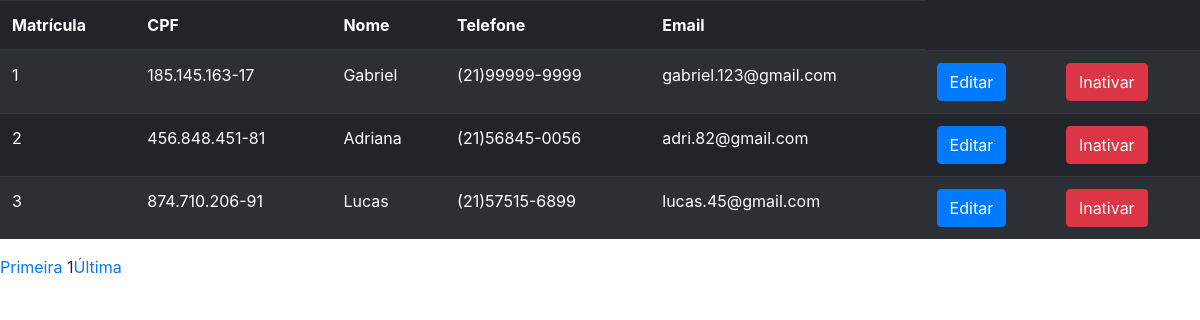
Page /relat_funcionario.php on the committed database.
### tables this page shows
create table funcionario(
	matricula integer primary key auto_increment,
	nome varchar(60) not null,
	telefone varchar(15) not null,
	cpf char(15) not null,
	qualificacao varchar(20) not null,
	experiencia varchar(20) not null,
	cep char(9) not null,
	numerocasa integer not null,
	complemento varchar(30),
	email varchar(30) not null,
	senha varchar(300) not null,
	status char(1) not null,
	foto varchar(255) not null,
	foreign key(cep) references endereco(cep));

### relat_funcionario.php (the view, shortened to what this page needs)
<?php
    require_once 'header.php';
    require_once 'conexao.php';
    $pageatual = filter_input(INPUT_GET, "page", FILTER_SANITIZE_NUMBER_INT);
    $page = (!empty($pageatual)) ? $pageatual : 1;
    $limitereg = 5;
    $inicio = ($limitereg * $page) - $limitereg;
    $busca = "SELECT matricula,nome,telefone,cpf,email
    from funcionario WHERE status='A' LIMIT $inicio,$limitereg";
    $resultado = $conn -> prepare($busca);
    $resultado -> execute();
    if(($resultado) AND ($resultado -> rowCount() !=0)){
?>
<table class="table table-striped table-dark">
  <thead>
    <tr>
      <th>Matrícula</th>
      <th>CPF</th>
      <th>Nome</th>
      <th>Telefone</th>
      <th>Email</th>
    </tr>
  </thead>
  <tbody>
<?php
  while($linha = $resultado -> fetch(PDO::FETCH_ASSOC)){
      extract($linha);
?>
    <tr>
      <td><?php echo $matricula; ?></td>
      <td><?php echo $cpf; ?></td>
      <td><?php echo $nome; ?></td>
      <td><?php echo $telefone; ?></td>
      <td><?php echo $email; ?></td>
      <td>
        <?php echo "<a href='editar.php?matricula=$matricula'>"; ?>
        <input type="submit" name="editar" class="btn btn-primary" value="Editar">
      </td>
      <td>
        <?php echo "<a href='excluir.php?matricula=$matricula'>"; ?>
        <input type="submit" name="excluir" class="btn btn-danger" value="Inativar">
      </td>
    </tr>
<?php
        }
?>
    </tbody>
    </table>
<?php
    }
  $qtregistro = "SELECT COUNT(matricula) AS registros FROM funcionario WHERE status='A'";
  $resultado = $conn->prepare($qtregistro);
  $resultado->execute();
  $resposta = $resultado->fetch(PDO::FETCH_ASSOC);
  $qnt_pagina = ceil($resposta['registros'] / $limitereg);
  echo "<a href='relat_funcionario.php?page=1'>Primeira</a> ";
  echo "$page";
  echo "<a href='relat_funcionario.php?page=$qnt_pagina'>Última</a>";
?>

### rows in the picture
funcionario: matricula "1", cpf "185.145.163-17", nome "Gabriel", telefone "(21)99999-9999", email "gabriel.123@gmail.com"
funcionario: matricula "2", cpf "456.848.451-81", nome "Adriana", telefone "(21)56845-0056", email "adri.82@gmail.com"
funcionario: matricula "3", cpf "874.710.206-91", nome "Lucas", telefone "(21)57515-6899", email "lucas.45@gmail.com"

### other values in the picture
$page "1"
